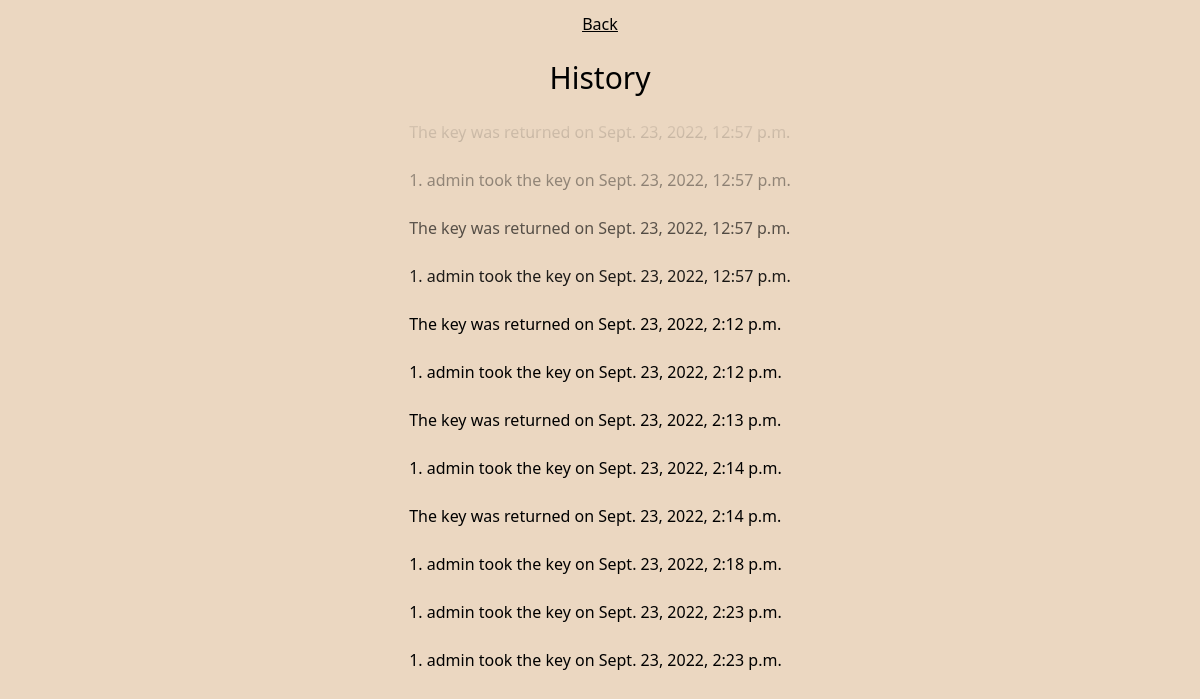
Page /history/ (signed in) on the committed database.
### keyTracker/models.py (models this page shows, shortened)
class Key(models.Model):
    keyHolder = models.ForeignKey(
        User, on_delete=models.CASCADE, blank=True, null=True)
    isReturned = models.BooleanField(default=True)
    time = models.DateTimeField(auto_now_add=True)

### keyTracker/views.py (the view)
# urls.py: path("history/", views.history, name="history"),
def history(request):
    if request.user.is_authenticated and is_member(user=request.user, group='DI'):
        keys = Key.objects.all().order_by('-time')[:12]
        return render(request=request,
                      template_name='keyTracker/history.html',
                      context={"keys": keys})
    else:
        return redirect('keyTracker:login')

### keyTracker/views.py (called while the page is built)
def is_member(user, group):
    return user.groups.filter(name=group).exists()

### keyTracker/templates/keyTracker/history.html
{% extends 'keyTracker/components/main.html' %}
{% block body %}
<div class="flex flex-col h-screen place-items-center">
<div class="underline my-3 flex flex-row">
    <a href="/">Back</a>
</div>
<div class="text-3xl my-3">
    <h1>History</h1>
</div>
<div class="relative">
    <div class="h-48 bg-gradient-to-b from-backgroundcolor to-transparent w-full absolute z-10"></div>
    <div class="flex flex-col">
        {% for key in keys reversed  %}
        <div class="rounded my-1 p-2 bg-backgroundgreen">
            {% if not key.isReturned %}
                {{ key.keyHolder_id }}. {{ key.keyHolder }} took the key on {{ key.time }}
            </div>
            {% else %}
                The key was returned on {{ key.time }}
            </div>
            {% endif %}
            {% endfor %}
    </div>
</div>
{% endblock body %}

### rows in the picture
Key: time "Sept. 23, 2022, 12:57 p.m."
Key: keyHolder_id "1", keyHolder "admin", time "Sept. 23, 2022, 12:57 p.m."
Key: time "Sept. 23, 2022, 12:57 p.m."
Key: keyHolder_id "1", keyHolder "admin", time "Sept. 23, 2022, 12:57 p.m."
Key: time "Sept. 23, 2022, 2:12 p.m."
Key: keyHolder_id "1", keyHolder "admin", time "Sept. 23, 2022, 2:12 p.m."
Key: time "Sept. 23, 2022, 2:13 p.m."
Key: keyHolder_id "1", keyHolder "admin", time "Sept. 23, 2022, 2:14 p.m."
Key: time "Sept. 23, 2022, 2:14 p.m."
Key: keyHolder_id "1", keyHolder "admin", time "Sept. 23, 2022, 2:18 p.m."
Key: keyHolder_id "1", keyHolder "admin", time "Sept. 23, 2022, 2:23 p.m."
Key: keyHolder_id "1", keyHolder "admin", time "Sept. 23, 2022, 2:23 p.m."
